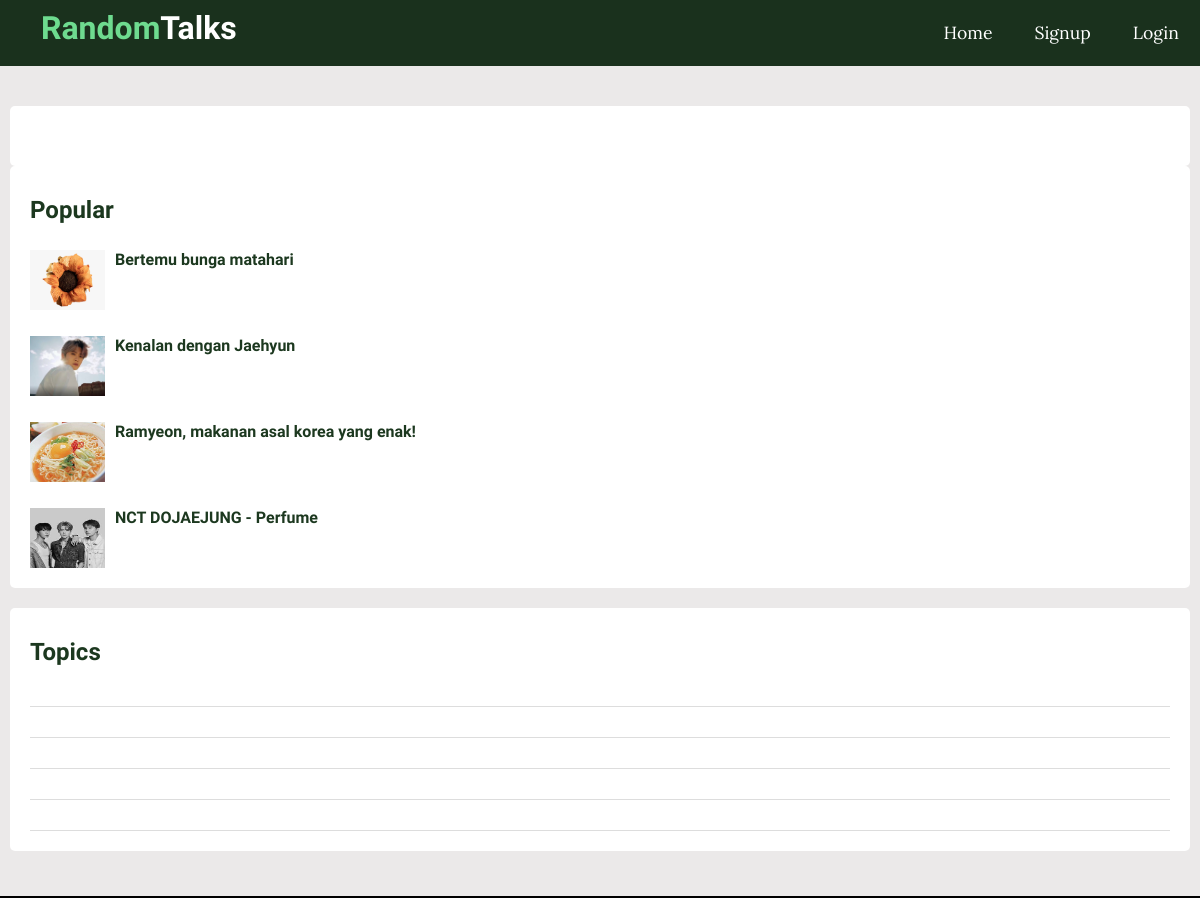
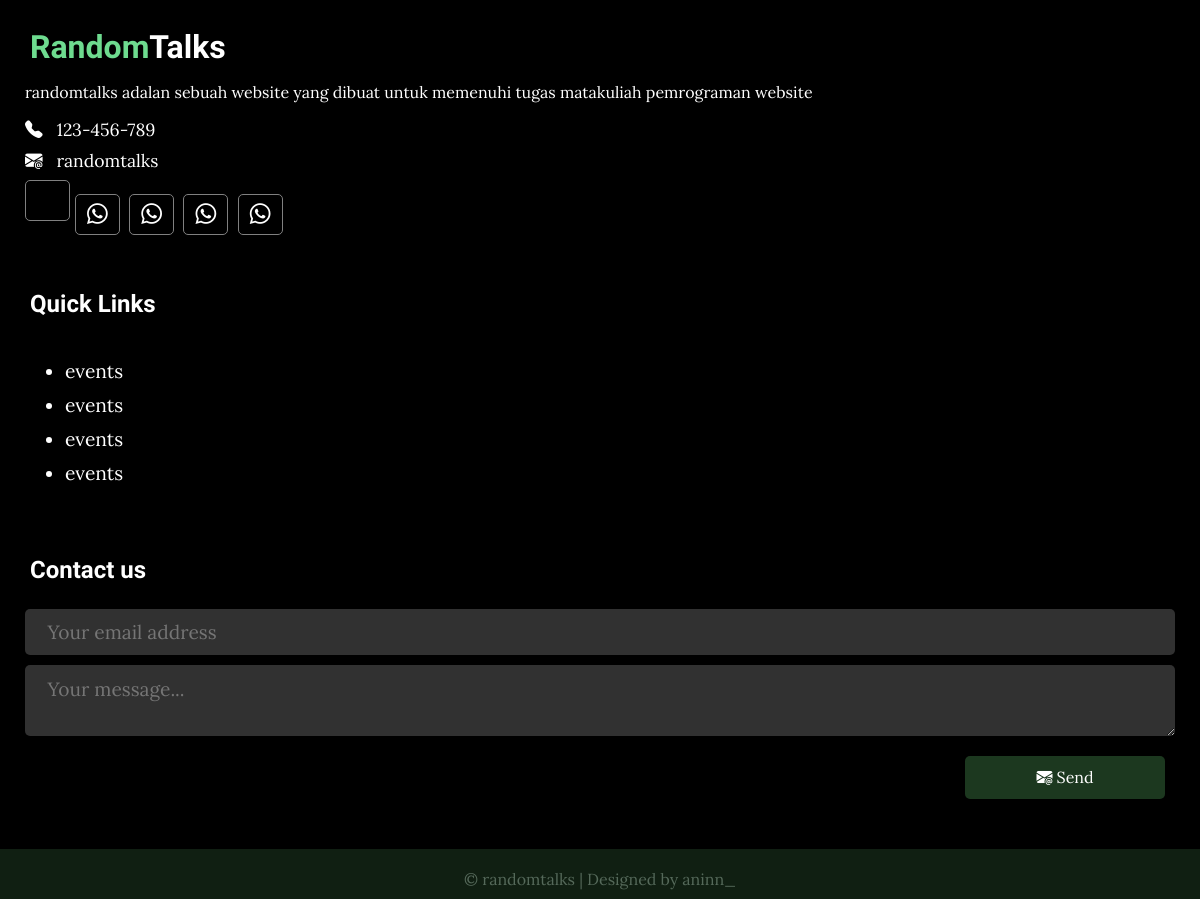
The page /single.php on the database its author committed (2 pictures, top to bottom).
### tables this page shows
CREATE TABLE `posts` (
  `id` int(11) NOT NULL,
  `user_id` int(11) NOT NULL,
  `topic_id` int(11) DEFAULT NULL,
  `title` varchar(255) NOT NULL,
  `image` varchar(255) NOT NULL,
  `body` text NOT NULL,
  `published` tinyint(4) NOT NULL,
  `created_at` timestamp NOT NULL DEFAULT current_timestamp() ON UPDATE current_timestamp()
);

CREATE TABLE `topics` (
  `id` int(11) NOT NULL,
  `name` varchar(255) NOT NULL,
  `description` text NOT NULL
);

### app/database/db.php (called while the page is built, shortened)
<?php
require('connect.php');
function executeQuery($sql, $data)
{
    global $koneksi;
    $stmt = $koneksi->prepare($sql);
    $values = array_values($data);
    $types = str_repeat('s', count($values));
    $stmt->bind_param($types, ...$values);
    $stmt->execute();
    return $stmt;
}
function selectAll($table, $conditions = [])
{
    global $koneksi;
    $sql = "SELECT * FROM $table";
    if (empty($conditions)) {
        $stmt = $koneksi->prepare($sql);
        $stmt->execute();
        $records = $stmt->get_result()->fetch_all(MYSQLI_ASSOC);
        return $records;
    } else {
        $i = 0;
        foreach ($conditions as $key => $value) {
            if ($i === 0) {
                $sql = $sql . " WHERE $key = ?";
            } else {
                $sql = $sql . " AND $key = ?";
            }
            $i++;
        }
        $stmt = executeQuery($sql, $conditions);
        $records = $stmt->get_result()->fetch_all(MYSQLI_ASSOC);
        return $records;
    }
}

### app/controllers/posts.php (called while the page is built, shortened)
<?php
include(ROOT_PATH . "/app/database/db.php");
$table = 'posts';
$topics = selectAll('topics');
$posts = selectAll($table);

### single.php (the view, shortened to what this page needs)
<?php include "path.php";
include(ROOT_PATH . "/app/controllers/posts.php");
$topics = selectAll('topics');
$posts = selectAll('posts', ['published' => 1]);
?>
<!DOCTYPE html>
<html lang="en">
<head>
    <link rel="stylesheet" href="https://cdn.jsdelivr.net/npm/bootstrap-icons@1.10.5/font/bootstrap-icons.css">
    <link rel="stylesheet" href="assets/css/style.css">
</head>
<body>
    <?php include(ROOT_PATH . "/app/includes/header.php"); ?>
    <div class="page-wrapper">
        <div class="content clearfix">
            <div class="main-content-wrapper">
                <div class="main-content single">
                </div>
            </div>
            <div class="sidebar single">
                <div class="section popular">
                    <h2 class="section-tittle">Popular</h2>
                    <?php foreach ($posts as $p) : ?>
                        <div class="post clearfix">
                            <img src="<?= BASE_URL . '/assets/images/' . $p['image']; ?>" alt="">
                            <a href="" class="tittle">
                                <h4><?= $p['title']; ?></h4>
                            </a>
                        </div>
                    <?php endforeach ?>
                </div>
                <div class="section topics">
                    <h2 class="section-tittle">Topics</h2>
                    <ul>
                    <?php foreach ($topics as $topic) : ?>
                        <li><a href="<?= BASE_URL . '/index.php?t_id=' . $topic['id'] . '&name=' . $topic['name']?>"</a></li>
                    <?php endforeach ?>
                    </ul>
                </div>
            </div>
        </div>
    </div>
    <?php include(ROOT_PATH . "/app/includes/footer.php"); ?>
</body>
</html>

### assets/css/style.css (style rules this page uses)
* { box-sizing: border-box; }
html, body { height: 100%; padding: 0px; margin: 0px; background: #ebe9e9; font-family: 'Lora', 'serif'; }
h1, h2, h3, h4, h5, h6 { font-family: 'Candal', serif; color: #1c381f; margin: 5px; }
a { text-decoration: none; color: inherit; }
.clearfix::after { content: ''; display: block; clear: both;; }
.page-wrapper { min-height: 100%; }
.content { width: 90%; margin: 30px auto 30px; }
.content .main-content { width: 70%; float: left; }
.content .main-content.single { background: white; padding: 20px 50px; font-size: 1.1em; border-radius: 5px; }
.content .popular .post { border-top: 1px solid white; margin-top: 10px; padding-top: 10px; }
.content .popular .post img { height: 60px; width: 75px; float: left; margin-right: 10px; }
.content .sidebar { width: 30%; float: left; }
.content .sidebar.single { padding: 0px 10px; }
.content .sidebar .section { background: white; padding: 20px; border-radius: 5px; margin-bottom: 20px; }
.content .sidebar .section .section-tittle { margin: 10px 0px 10px 0px; }
.content .sidebar .section.topics ul { margin: 0px; padding: 0px; list-style: none; }
.content .sidebar .section.topics ul li a { border-bottom:1px solid rgb(221, 221, 221); padding: 15px 0px 15px 0px; display: block; transition: all 0.3s; }
.footer .footer-content .about .socials a { border: 1px solid gray; width: 45px; height: 41px; padding-top: 5px; margin-right: 5px; text-align: center; display: inline-block; font-size: 1.3em; border-radius: 5px; transition: all .3s; }
@media only screen and (max-width: 1406px) { .content { width: 100%; } }
@media only screen and (max-width: 1406px) { .content .main-content { width: 100%; padding: 10px; } }
@media only screen and (max-width: 1406px) { .main-content-wrapper { padding: 10px; } }
@media only screen and (max-width: 1406px) { .content .sidebar { width: 100%; padding: 10px; } }

### rows shown on the page
posts: image (picture), title "Bertemu bunga matahari"
posts: image (picture), title "Kenalan dengan Jaehyun"
posts: image (picture), title "Ramyeon, makanan asal korea yang enak!"
posts: image (picture), title "NCT DOJAEJUNG - Perfume"
